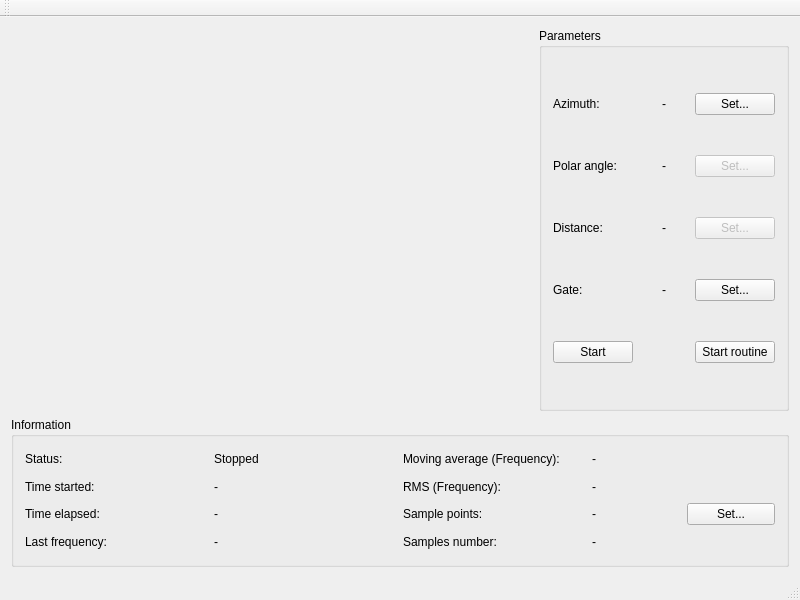
<?xml version="1.0" encoding="UTF-8"?>
<ui version="4.0">
 <class>MainWindow</class>
 <widget class="QMainWindow" name="MainWindow">
  <property name="geometry">
   <rect>
    <x>0</x>
    <y>0</y>
    <width>800</width>
    <height>600</height>
   </rect>
  </property>
  <property name="minimumSize">
   <size>
    <width>800</width>
    <height>600</height>
   </size>
  </property>
  <property name="maximumSize">
   <size>
    <width>800</width>
    <height>600</height>
   </size>
  </property>
  <property name="windowTitle">
   <string>Hodoscope Manager</string>
  </property>
  <property name="styleSheet">
   <string notr="true">#centralwidget {
    background-color: rgb(0, 0, 0);
}</string>
  </property>
  <widget class="QWidget" name="centralWidget">
   <property name="styleSheet">
    <string notr="true"/>
   </property>
   <layout class="QVBoxLayout" name="verticalLayout_2">
    <item>
     <layout class="QHBoxLayout" name="horizontalLayout">
      <item>
       <widget class="QCustomPlot" name="customPlot" native="true"/>
      </item>
      <item>
       <widget class="QGroupBox" name="groupBox">
        <property name="maximumSize">
         <size>
          <width>250</width>
          <height>16777215</height>
         </size>
        </property>
        <property name="title">
         <string>Parameters</string>
        </property>
        <layout class="QGridLayout" name="gridLayout">
         <item row="2" column="0">
          <widget class="QLabel" name="label_5">
           <property name="text">
            <string>Distance:</string>
           </property>
          </widget>
         </item>
         <item row="1" column="0">
          <widget class="QLabel" name="label_3">
           <property name="text">
            <string>Polar angle:</string>
           </property>
          </widget>
         </item>
         <item row="0" column="1">
          <widget class="QLabel" name="labelAzimuth">
           <property name="text">
            <string>-</string>
           </property>
           <property name="alignment">
            <set>Qt::AlignCenter</set>
           </property>
          </widget>
         </item>
         <item row="1" column="1">
          <widget class="QLabel" name="labelPolar">
           <property name="text">
            <string>-</string>
           </property>
           <property name="alignment">
            <set>Qt::AlignCenter</set>
           </property>
          </widget>
         </item>
         <item row="0" column="0">
          <widget class="QLabel" name="label">
           <property name="text">
            <string>Azimuth:</string>
           </property>
          </widget>
         </item>
         <item row="3" column="1">
          <widget class="QLabel" name="labelGate">
           <property name="text">
            <string>-</string>
           </property>
           <property name="alignment">
            <set>Qt::AlignCenter</set>
           </property>
          </widget>
         </item>
         <item row="1" column="2">
          <widget class="QPushButton" name="pushButtonPolar">
           <property name="enabled">
            <bool>false</bool>
           </property>
           <property name="text">
            <string>Set...</string>
           </property>
          </widget>
         </item>
         <item row="3" column="2">
          <widget class="QPushButton" name="pushButtonGate">
           <property name="text">
            <string>Set...</string>
           </property>
          </widget>
         </item>
         <item row="2" column="1">
          <widget class="QLabel" name="labelDistance">
           <property name="text">
            <string>-</string>
           </property>
           <property name="alignment">
            <set>Qt::AlignCenter</set>
           </property>
          </widget>
         </item>
         <item row="2" column="2">
          <widget class="QPushButton" name="pushButtonDistance">
           <property name="enabled">
            <bool>false</bool>
           </property>
           <property name="text">
            <string>Set...</string>
           </property>
          </widget>
         </item>
         <item row="0" column="2">
          <widget class="QPushButton" name="pushButtonAzimuth">
           <property name="text">
            <string>Set...</string>
           </property>
          </widget>
         </item>
         <item row="3" column="0">
          <widget class="QLabel" name="label_7">
           <property name="text">
            <string>Gate:</string>
           </property>
          </widget>
         </item>
         <item row="6" column="2">
          <widget class="QPushButton" name="pushButtonStartRoutine">
           <property name="text">
            <string>Start routine</string>
           </property>
          </widget>
         </item>
         <item row="6" column="0">
          <widget class="QPushButton" name="pushButtonStart">
           <property name="text">
            <string>Start</string>
           </property>
          </widget>
         </item>
        </layout>
       </widget>
      </item>
     </layout>
    </item>
    <item>
     <widget class="QGroupBox" name="groupBox_2">
      <property name="maximumSize">
       <size>
        <width>16777215</width>
        <height>150</height>
       </size>
      </property>
      <property name="title">
       <string>Information</string>
      </property>
      <layout class="QGridLayout" name="gridLayout_2">
       <item row="0" column="2">
        <widget class="QLabel" name="label_4">
         <property name="text">
          <string>Moving average (Frequency):</string>
         </property>
        </widget>
       </item>
       <item row="0" column="0">
        <widget class="QLabel" name="label_2">
         <property name="text">
          <string>Status:</string>
         </property>
        </widget>
       </item>
       <item row="2" column="0">
        <widget class="QLabel" name="label_8">
         <property name="text">
          <string>Time elapsed:</string>
         </property>
        </widget>
       </item>
       <item row="1" column="0">
        <widget class="QLabel" name="label_6">
         <property name="text">
          <string>Time started:</string>
         </property>
        </widget>
       </item>
       <item row="3" column="0">
        <widget class="QLabel" name="label_10">
         <property name="text">
          <string>Last frequency:</string>
         </property>
        </widget>
       </item>
       <item row="1" column="2">
        <widget class="QLabel" name="label_11">
         <property name="text">
          <string>RMS (Frequency):</string>
         </property>
        </widget>
       </item>
       <item row="2" column="3">
        <layout class="QHBoxLayout" name="horizontalLayout_2">
         <item>
          <widget class="QLabel" name="labelPlotPoints">
           <property name="text">
            <string>-</string>
           </property>
           <property name="alignment">
            <set>Qt::AlignLeading|Qt::AlignLeft|Qt::AlignVCenter</set>
           </property>
          </widget>
         </item>
         <item>
          <widget class="QPushButton" name="pushButtonPlotPoints">
           <property name="text">
            <string>Set...</string>
           </property>
          </widget>
         </item>
        </layout>
       </item>
       <item row="2" column="2">
        <widget class="QLabel" name="label_9">
         <property name="text">
          <string>Sample points:</string>
         </property>
        </widget>
       </item>
       <item row="0" column="1">
        <widget class="QLabel" name="labelStatus">
         <property name="text">
          <string>Stopped</string>
         </property>
        </widget>
       </item>
       <item row="1" column="1">
        <widget class="QLabel" name="labelTimeStarted">
         <property name="text">
          <string>-</string>
         </property>
        </widget>
       </item>
       <item row="2" column="1">
        <widget class="QLabel" name="labelTimeElapsed">
         <property name="text">
          <string>-</string>
         </property>
        </widget>
       </item>
       <item row="3" column="1">
        <widget class="QLabel" name="labelLastFrequency">
         <property name="text">
          <string>-</string>
         </property>
        </widget>
       </item>
       <item row="1" column="3">
        <widget class="QLabel" name="labelRMS">
         <property name="text">
          <string>-</string>
         </property>
        </widget>
       </item>
       <item row="0" column="3">
        <widget class="QLabel" name="labelAverage">
         <property name="text">
          <string>-</string>
         </property>
        </widget>
       </item>
       <item row="3" column="2">
        <widget class="QLabel" name="label_12">
         <property name="text">
          <string>Samples number:</string>
         </property>
        </widget>
       </item>
       <item row="3" column="3">
        <widget class="QLabel" name="labelNumberEvents">
         <property name="text">
          <string>-</string>
         </property>
        </widget>
       </item>
      </layout>
     </widget>
    </item>
   </layout>
  </widget>
  <widget class="QMenuBar" name="menuBar">
   <property name="geometry">
    <rect>
     <x>0</x>
     <y>0</y>
     <width>800</width>
     <height>25</height>
    </rect>
   </property>
  </widget>
  <widget class="QToolBar" name="mainToolBar">
   <attribute name="toolBarArea">
    <enum>TopToolBarArea</enum>
   </attribute>
   <attribute name="toolBarBreak">
    <bool>false</bool>
   </attribute>
  </widget>
  <widget class="QStatusBar" name="statusBar"/>
 </widget>
 <layoutdefault spacing="6" margin="11"/>
 <customwidgets>
  <customwidget>
   <class>QCustomPlot</class>
   <extends>QWidget</extends>
   <header location="global">GUI/qcustomplot.h</header>
   <container>1</container>
  </customwidget>
 </customwidgets>
 <resources/>
 <connections/>
</ui>
